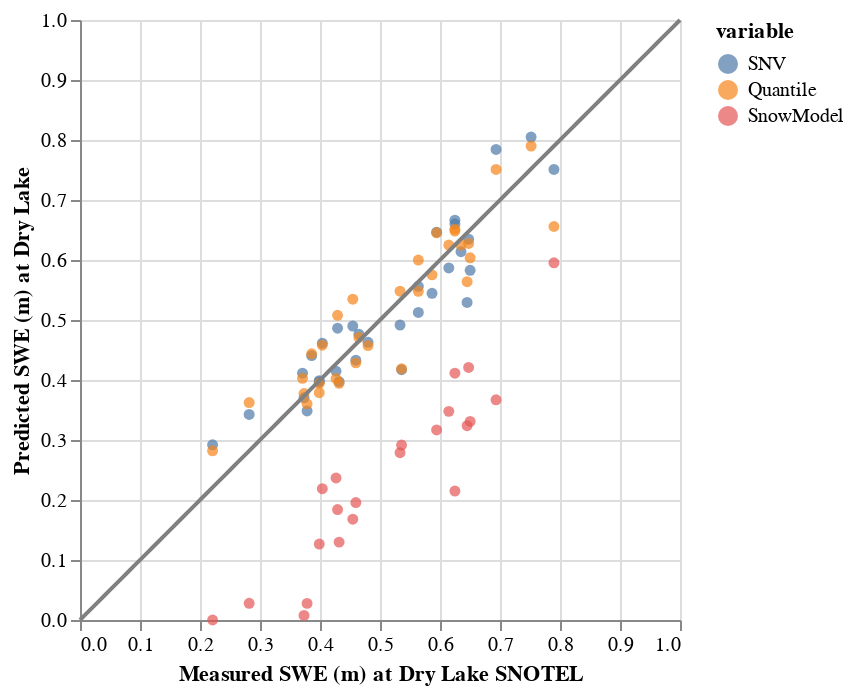

Notebook code for this chart:
### Markdown cell above
### Plot scatter:

### Code cell
data = {'x': np.linspace(0,1,100),
        'y': np.linspace(0,1,100)}
df_lin = pd.DataFrame(data)
    
line = alt.Chart(df_lin).mark_line().encode(
    alt.X('x:Q'),
    alt.Y('y:Q'),
    color=alt.value("#808080")
)

dl_predict = alt.Chart(pd.melt(df_drylake_pred, id_vars=['drylake_swe'], value_vars=['SNV',
       'Quantile', 'SnowModel'])).mark_circle().encode(
        x = alt.X('drylake_swe').title('Measured SWE (m) at Dry Lake SNOTEL'), 
        y = alt.Y('value').title('Predicted SWE (m) at Dry Lake'),
        color=alt.Color('variable', sort=['SNV','Quantile'])
    )#.properties(title='Predicted SWE at Dry Lake')

combined = (dl_predict + line) 
combined

### Figure 1 — Vega-Lite specification as saved in the notebook (floating-point values rounded to 4 significant figures)
{"config": {"view": {"continuousWidth": 300, "continuousHeight": 300}}, "layer": [{"data": {"name": "data-927c81476482e2859827b4cf084fa420"}, "mark": {"type": "circle"}, "encoding": {"color": {"field": "variable", "sort": ["SNV", "Quantile"], "type": "nominal"}, "x": {"field": "drylake_swe", "title": "Measured SWE (m) at Dry Lake SNOTEL", "type": "quantitative"}, "y": {"field": "value", "title": "Predicted SWE (m) at Dry Lake", "type": "quantitative"}}}, {"data": {"name": "data-99068c56b32a34900472446d57722635"}, "mark": {"type": "line"}, "encoding": {"color": {"value": "#808080"}, "x": {"field": "x", "type": "quantitative"}, "y": {"field": "y", "type": "quantitative"}}}], "$schema": "https://vega.github.io/schema/vega-lite/v5.20.1.json", "datasets": {"data-927c81476482e2859827b4cf084fa420": [{"drylake_swe": 0.5639, "variable": "SNV", "value": 0.5125}, {"drylake_swe": 0.5639, "variable": "SNV", "value": 0.5562}, {"drylake_swe": 0.3988, "variable": "SNV", "value": 0.3989}, {"drylake_swe": 0.5867, "variable": "SNV", "value": 0.5444}, {"drylake_swe": 0.3861, "variable": "SNV", "value": 0.4406}, {"drylake_swe": 0.4648, "variable": "SNV", "value": 0.4764}, {"drylake_swe": 0.7518, "variable": "SNV", "value": 0.8049}, {"drylake_swe": 0.635, "variable": "SNV", "value": 0.6138}, {"drylake_swe": 0.4801, "variable": "SNV", "value": 0.4627}, {"drylake_swe": 0.3708, "variable": "SNV", "value": 0.4113}, {"drylake_swe": 0.5944, "variable": "SNV", "value": 0.6464}, {"drylake_swe": 0.4039, "variable": "SNV", "value": 0.4614}, {"drylake_swe": 0.4318, "variable": "SNV", "value": 0.3971}, {"drylake_swe": 0.5334, "variable": "SNV", "value": 0.4916}, {"drylake_swe": 0.3785, "variable": "SNV", "value": 0.3484}, {"drylake_swe": 0.5359, "variable": "SNV", "value": 0.4172}, {"drylake_swe": 0.6248, "variable": "SNV", "value": 0.6663}, {"drylake_swe": 0.3734, "variable": "SNV", "value": 0.3703}, {"drylake_swe": 0.6502, "variable": "SNV", "value": 0.5829}, {"drylake_swe": 0.6147, "variable": "SNV", "value": 0.5868}, {"drylake_swe": 0.3988, "variable": "SNV", "value": 0.3967}, {"drylake_swe": 0.7899, "variable": "SNV", "value": 0.7509}, {"drylake_swe": 0.221, "variable": "SNV", "value": 0.292}, {"drylake_swe": 0.4597, "variable": "SNV", "value": 0.4329}, {"drylake_swe": 0.6934, "variable": "SNV", "value": 0.7843}, {"drylake_swe": 0.2819, "variable": "SNV", "value": 0.3427}, {"drylake_swe": 0.6452, "variable": "SNV", "value": 0.5293}, {"drylake_swe": 0.4267, "variable": "SNV", "value": 0.4148}, {"drylake_swe": 0.4547, "variable": "SNV", "value": 0.4899}, {"drylake_swe": 0.6477, "variable": "SNV", "value": 0.6346}, {"drylake_swe": 0.6248, "variable": "SNV", "value": 0.6598}, {"drylake_swe": 0.4293, "variable": "SNV", "value": 0.4864}, {"drylake_swe": 0.5639, "variable": "Quantile", "value": 0.5479}, {"drylake_swe": 0.5639, "variable": "Quantile", "value": 0.5999}, {"drylake_swe": 0.3988, "variable": "Quantile", "value": 0.3945}, {"drylake_swe": 0.5867, "variable": "Quantile", "value": 0.5752}, {"drylake_swe": 0.3861, "variable": "Quantile", "value": 0.4437}, {"drylake_swe": 0.4648, "variable": "Quantile", "value": 0.471}, {"drylake_swe": 0.7518, "variable": "Quantile", "value": 0.7899}, {"drylake_swe": 0.635, "variable": "Quantile", "value": 0.6248}, {"drylake_swe": 0.4801, "variable": "Quantile", "value": 0.4573}, {"drylake_swe": 0.3708, "variable": "Quantile", "value": 0.4029}, {"drylake_swe": 0.5944, "variable": "Quantile", "value": 0.6454}, {"drylake_swe": 0.4039, "variable": "Quantile", "value": 0.458}, {"drylake_swe": 0.4318, "variable": "Quantile", "value": 0.3945}, {"drylake_swe": 0.5334, "variable": "Quantile", "value": 0.548}, {"drylake_swe": 0.3785, "variable": "Quantile", "value": 0.3604}, {"drylake_swe": 0.5359, "variable": "Quantile", "value": 0.4186}, {"drylake_swe": 0.6248, "variable": "Quantile", "value": 0.6513}, {"drylake_swe": 0.3734, "variable": "Quantile", "value": 0.3775}, {"drylake_swe": 0.6502, "variable": "Quantile", "value": 0.6037}, {"drylake_swe": 0.6147, "variable": "Quantile", "value": 0.6248}, {"drylake_swe": 0.3988, "variable": "Quantile", "value": 0.3788}, {"drylake_swe": 0.7899, "variable": "Quantile", "value": 0.6558}, {"drylake_swe": 0.221, "variable": "Quantile", "value": 0.2819}, {"drylake_swe": 0.4597, "variable": "Quantile", "value": 0.4286}, {"drylake_swe": 0.6934, "variable": "Quantile", "value": 0.751}, {"drylake_swe": 0.2819, "variable": "Quantile", "value": 0.3625}, {"drylake_swe": 0.6452, "variable": "Quantile", "value": 0.5639}, {"drylake_swe": 0.4267, "variable": "Quantile", "value": 0.4025}, {"drylake_swe": 0.4547, "variable": "Quantile", "value": 0.5346}, {"drylake_swe": 0.6477, "variable": "Quantile", "value": 0.6276}, {"drylake_swe": 0.6248, "variable": "Quantile", "value": 0.6482}, {"drylake_swe": 0.4293, "variable": "Quantile", "value": 0.5078}, {"drylake_swe": 0.5639, "variable": "SnowModel", "value": null}, {"drylake_swe": 0.5639, "variable": "SnowModel", "value": null}, {"drylake_swe": 0.3988, "variable": "SnowModel", "value": null}, {"drylake_swe": 0.5867, "variable": "SnowModel", "value": null}, {"drylake_swe": 0.3861, "variable": "SnowModel", "value": null}, {"drylake_swe": 0.4648, "variable": "SnowModel", "value": null}, {"drylake_swe": 0.7518, "variable": "SnowModel", "value": null}, {"drylake_swe": 0.635, "variable": "SnowModel", "value": null}, {"drylake_swe": 0.4801, "variable": "SnowModel", "value": null}, {"drylake_swe": 0.3708, "variable": "SnowModel", "value": null}, {"drylake_swe": 0.5944, "variable": "SnowModel", "value": 0.3168}, {"drylake_swe": 0.4039, "variable": "SnowModel", "value": 0.2189}, {"drylake_swe": 0.4318, "variable": "SnowModel", "value": 0.1298}, {"drylake_swe": 0.5334, "variable": "SnowModel", "value": 0.2788}, {"drylake_swe": 0.3785, "variable": "SnowModel", "value": 0.02769}, {"drylake_swe": 0.5359, "variable": "SnowModel", "value": 0.2916}, {"drylake_swe": 0.6248, "variable": "SnowModel", "value": 0.4113}, {"drylake_swe": 0.3734, "variable": "SnowModel", "value": 0.007578}, {"drylake_swe": 0.6502, "variable": "SnowModel", "value": 0.3309}, {"drylake_swe": 0.6147, "variable": "SnowModel", "value": 0.3477}, {"drylake_swe": 0.3988, "variable": "SnowModel", "value": 0.1266}, {"drylake_swe": 0.7899, "variable": "SnowModel", "value": 0.5953}, {"drylake_swe": 0.221, "variable": "SnowModel", "value": 0.0}, {"drylake_swe": 0.4597, "variable": "SnowModel", "value": 0.1957}, {"drylake_swe": 0.6934, "variable": "SnowModel", "value": 0.3671}, {"drylake_swe": 0.2819, "variable": "SnowModel", "value": 0.02781}, {"drylake_swe": 0.6452, "variable": "SnowModel", "value": 0.3239}, {"drylake_swe": 0.4267, "variable": "SnowModel", "value": 0.2368}, {"drylake_swe": 0.4547, "variable": "SnowModel", "value": 0.168}, {"drylake_swe": 0.6477, "variable": "SnowModel", "value": 0.4209}, {"drylake_swe": 0.6248, "variable": "SnowModel", "value": 0.2149}, {"drylake_swe": 0.4293, "variable": "SnowModel", "value": 0.1841}], "data-99068c56b32a34900472446d57722635": [{"x": 0.0, "y": 0.0}, {"x": 0.0101, "y": 0.0101}, {"x": 0.0202, "y": 0.0202}, {"x": 0.0303, "y": 0.0303}, {"x": 0.0404, "y": 0.0404}, {"x": 0.05051, "y": 0.05051}, {"x": 0.06061, "y": 0.06061}, {"x": 0.07071, "y": 0.07071}, {"x": 0.08081, "y": 0.08081}, {"x": 0.09091, "y": 0.09091}, {"x": 0.101, "y": 0.101}, {"x": 0.1111, "y": 0.1111}, {"x": 0.1212, "y": 0.1212}, {"x": 0.1313, "y": 0.1313}, {"x": 0.1414, "y": 0.1414}, {"x": 0.1515, "y": 0.1515}, {"x": 0.1616, "y": 0.1616}, {"x": 0.1717, "y": 0.1717}, {"x": 0.1818, "y": 0.1818}, {"x": 0.1919, "y": 0.1919}, {"x": 0.202, "y": 0.202}, {"x": 0.2121, "y": 0.2121}, {"x": 0.2222, "y": 0.2222}, {"x": 0.2323, "y": 0.2323}, {"x": 0.2424, "y": 0.2424}, {"x": 0.2525, "y": 0.2525}, {"x": 0.2626, "y": 0.2626}, {"x": 0.2727, "y": 0.2727}, {"x": 0.2828, "y": 0.2828}, {"x": 0.2929, "y": 0.2929}, {"x": 0.303, "y": 0.303}, {"x": 0.3131, "y": 0.3131}, {"x": 0.3232, "y": 0.3232}, {"x": 0.3333, "y": 0.3333}, {"x": 0.3434, "y": 0.3434}, {"x": 0.3535, "y": 0.3535}, {"x": 0.3636, "y": 0.3636}, {"x": 0.3737, "y": 0.3737}, {"x": 0.3838, "y": 0.3838}, {"x": 0.3939, "y": 0.3939}, {"x": 0.404, "y": 0.404}, {"x": 0.4141, "y": 0.4141}, {"x": 0.4242, "y": 0.4242}, {"x": 0.4343, "y": 0.4343}, {"x": 0.4444, "y": 0.4444}, {"x": 0.4545, "y": 0.4545}, {"x": 0.4646, "y": 0.4646}, {"x": 0.4747, "y": 0.4747}, {"x": 0.4848, "y": 0.4848}, {"x": 0.4949, "y": 0.4949}, {"x": 0.5051, "y": 0.5051}, {"x": 0.5152, "y": 0.5152}, {"x": 0.5253, "y": 0.5253}, {"x": 0.5354, "y": 0.5354}, {"x": 0.5455, "y": 0.5455}, {"x": 0.5556, "y": 0.5556}, {"x": 0.5657, "y": 0.5657}, {"x": 0.5758, "y": 0.5758}, {"x": 0.5859, "y": 0.5859}, {"x": 0.596, "y": 0.596}, {"x": 0.6061, "y": 0.6061}, {"x": 0.6162, "y": 0.6162}, {"x": 0.6263, "y": 0.6263}, {"x": 0.6364, "y": 0.6364}, {"x": 0.6465, "y": 0.6465}, {"x": 0.6566, "y": 0.6566}, {"x": 0.6667, "y": 0.6667}, {"x": 0.6768, "y": 0.6768}, {"x": 0.6869, "y": 0.6869}, {"x": 0.697, "y": 0.697}, {"x": 0.7071, "y": 0.7071}, {"x": 0.7172, "y": 0.7172}, {"x": 0.7273, "y": 0.7273}, {"x": 0.7374, "y": 0.7374}, {"x": 0.7475, "y": 0.7475}, {"x": 0.7576, "y": 0.7576}, {"x": 0.7677, "y": 0.7677}, {"x": 0.7778, "y": 0.7778}, {"x": 0.7879, "y": 0.7879}, {"x": 0.798, "y": 0.798}, {"x": 0.8081, "y": 0.8081}, {"x": 0.8182, "y": 0.8182}, {"x": 0.8283, "y": 0.8283}, {"x": 0.8384, "y": 0.8384}, {"x": 0.8485, "y": 0.8485}, {"x": 0.8586, "y": 0.8586}, {"x": 0.8687, "y": 0.8687}, {"x": 0.8788, "y": 0.8788}, {"x": 0.8889, "y": 0.8889}, {"x": 0.899, "y": 0.899}, {"x": 0.9091, "y": 0.9091}, {"x": 0.9192, "y": 0.9192}, {"x": 0.9293, "y": 0.9293}, {"x": 0.9394, "y": 0.9394}, {"x": 0.9495, "y": 0.9495}, {"x": 0.9596, "y": 0.9596}, {"x": 0.9697, "y": 0.9697}, {"x": 0.9798, "y": 0.9798}, {"x": 0.9899, "y": 0.9899}, {"x": 1.0, "y": 1.0}]}}
